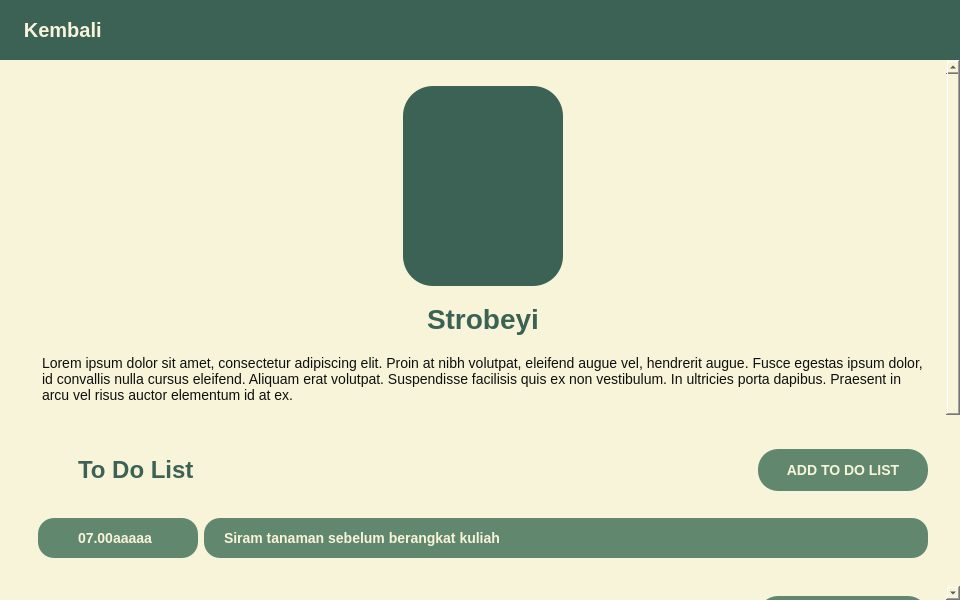
<?xml version="1.0" encoding="UTF-8"?>
<ui version="4.0">
 <class>MainWindow</class>
 <widget class="QMainWindow" name="MainWindow">
  <property name="geometry">
   <rect>
    <x>0</x>
    <y>0</y>
    <width>960</width>
    <height>600</height>
   </rect>
  </property>
  <property name="windowTitle">
   <string>MainWindow</string>
  </property>
  <property name="styleSheet">
   <string notr="true">*{
	border: none;
	background-color: transparent;
	background: transparent;
	padding: 0;
	margin: 0;
}</string>
  </property>
  <widget class="QWidget" name="centralwidget">
   <layout class="QVBoxLayout" name="verticalLayout">
    <property name="spacing">
     <number>0</number>
    </property>
    <property name="leftMargin">
     <number>0</number>
    </property>
    <property name="topMargin">
     <number>0</number>
    </property>
    <property name="rightMargin">
     <number>0</number>
    </property>
    <property name="bottomMargin">
     <number>0</number>
    </property>
    <item>
     <widget class="QFrame" name="header">
      <property name="minimumSize">
       <size>
        <width>0</width>
        <height>60</height>
       </size>
      </property>
      <property name="styleSheet">
       <string notr="true">#header {
	background-color: #3C6255;
}</string>
      </property>
      <property name="frameShape">
       <enum>QFrame::StyledPanel</enum>
      </property>
      <property name="frameShadow">
       <enum>QFrame::Raised</enum>
      </property>
      <layout class="QHBoxLayout" name="horizontalLayout">
       <item>
        <widget class="QFrame" name="frame_temp">
         <property name="frameShape">
          <enum>QFrame::StyledPanel</enum>
         </property>
         <property name="frameShadow">
          <enum>QFrame::Raised</enum>
         </property>
         <layout class="QHBoxLayout" name="horizontalLayout_3">
          <property name="topMargin">
           <number>0</number>
          </property>
          <property name="bottomMargin">
           <number>0</number>
          </property>
          <item alignment="Qt::AlignLeft">
           <widget class="QPushButton" name="btn_back">
            <property name="styleSheet">
             <string notr="true">#btn_back {
	color: #F7F4D9;
	font-size: 20px;
	font-weight: 600;
}

#btn_back:hover {
	color: #DEDBC0;
}</string>
            </property>
            <property name="text">
             <string> Kembali</string>
            </property>
            <property name="icon">
             <iconset resource="../artikel/resources.qrc">
              <normaloff>:/icons/left__arrow2.svg</normaloff>:/icons/left__arrow2.svg</iconset>
            </property>
            <property name="iconSize">
             <size>
              <width>24</width>
              <height>24</height>
             </size>
            </property>
            <property name="autoExclusive">
             <bool>false</bool>
            </property>
            <property name="flat">
             <bool>false</bool>
            </property>
           </widget>
          </item>
         </layout>
        </widget>
       </item>
       <item>
        <widget class="QFrame" name="frame_logo">
         <property name="frameShape">
          <enum>QFrame::StyledPanel</enum>
         </property>
         <property name="frameShadow">
          <enum>QFrame::Raised</enum>
         </property>
         <layout class="QHBoxLayout" name="horizontalLayout_2">
          <property name="spacing">
           <number>0</number>
          </property>
          <property name="leftMargin">
           <number>0</number>
          </property>
          <property name="topMargin">
           <number>0</number>
          </property>
          <property name="rightMargin">
           <number>0</number>
          </property>
          <property name="bottomMargin">
           <number>0</number>
          </property>
          <item>
           <widget class="QLabel" name="logo">
            <property name="minimumSize">
             <size>
              <width>0</width>
              <height>0</height>
             </size>
            </property>
            <property name="maximumSize">
             <size>
              <width>42</width>
              <height>42</height>
             </size>
            </property>
            <property name="pixmap">
             <pixmap>../artikel/logo_circle.png</pixmap>
            </property>
            <property name="scaledContents">
             <bool>true</bool>
            </property>
           </widget>
          </item>
         </layout>
        </widget>
       </item>
       <item>
        <widget class="QFrame" name="frame_temp_2">
         <property name="frameShape">
          <enum>QFrame::StyledPanel</enum>
         </property>
         <property name="frameShadow">
          <enum>QFrame::Raised</enum>
         </property>
        </widget>
       </item>
      </layout>
     </widget>
    </item>
    <item>
     <widget class="QScrollArea" name="scrollArea">
      <property name="styleSheet">
       <string notr="true">#scrollArea {
	background-color: #F7F4D9;
}

QScrollBar:vertical {
	border: none;
	width: 20px;
	margin: 5px;
	border-radius: 0px;
 }

/*  HANDLE BAR VERTICAL */
QScrollBar::handle:vertical {	
	background-color: #3C6255;
	min-height: 20px;
	border-radius: 5px;
}

QScrollBar::handle:vertical:hover{	
	background-color: #23493C;
}

/* BTN TOP - SCROLLBAR */
QScrollBar::sub-line:vertical {
	height: 0px;
}

/* BTN BOTTOM - SCROLLBAR */
QScrollBar::add-line:vertical {
	height: 0px;
}

/* RESET ARROW */
QScrollBar::up-arrow:vertical, QScrollBar::down-arrow:vertical {
	background: none;
}
QScrollBar::add-page:vertical, QScrollBar::sub-page:vertical {
	background: none;
}
</string>
      </property>
      <property name="widgetResizable">
       <bool>true</bool>
      </property>
      <widget class="QWidget" name="scrollAreaWidgetContents">
       <property name="geometry">
        <rect>
         <x>0</x>
         <y>-240</y>
         <width>940</width>
         <height>823</height>
        </rect>
       </property>
       <layout class="QVBoxLayout" name="verticalLayout_2">
        <property name="spacing">
         <number>0</number>
        </property>
        <property name="leftMargin">
         <number>0</number>
        </property>
        <property name="topMargin">
         <number>0</number>
        </property>
        <property name="rightMargin">
         <number>0</number>
        </property>
        <property name="bottomMargin">
         <number>0</number>
        </property>
        <item>
         <widget class="QFrame" name="main">
          <property name="sizePolicy">
           <sizepolicy hsizetype="Preferred" vsizetype="MinimumExpanding">
            <horstretch>0</horstretch>
            <verstretch>0</verstretch>
           </sizepolicy>
          </property>
          <property name="styleSheet">
           <string notr="true">#main {
	background-color: #F7F4D9;
}</string>
          </property>
          <property name="frameShape">
           <enum>QFrame::StyledPanel</enum>
          </property>
          <property name="frameShadow">
           <enum>QFrame::Raised</enum>
          </property>
          <layout class="QVBoxLayout" name="verticalLayout_3">
           <property name="spacing">
            <number>0</number>
           </property>
           <property name="leftMargin">
            <number>38</number>
           </property>
           <property name="topMargin">
            <number>0</number>
           </property>
           <property name="rightMargin">
            <number>18</number>
           </property>
           <property name="bottomMargin">
            <number>0</number>
           </property>
           <item>
            <widget class="QFrame" name="frame_tanaman">
             <property name="minimumSize">
              <size>
               <width>0</width>
               <height>380</height>
              </size>
             </property>
             <property name="frameShape">
              <enum>QFrame::StyledPanel</enum>
             </property>
             <property name="frameShadow">
              <enum>QFrame::Raised</enum>
             </property>
             <layout class="QVBoxLayout" name="verticalLayout_4">
              <property name="spacing">
               <number>0</number>
              </property>
              <property name="leftMargin">
               <number>0</number>
              </property>
              <property name="topMargin">
               <number>0</number>
              </property>
              <property name="rightMargin">
               <number>0</number>
              </property>
              <property name="bottomMargin">
               <number>0</number>
              </property>
              <item alignment="Qt::AlignHCenter">
               <widget class="QFrame" name="frame_img">
                <property name="maximumSize">
                 <size>
                  <width>16777215</width>
                  <height>220</height>
                 </size>
                </property>
                <property name="frameShadow">
                 <enum>QFrame::Raised</enum>
                </property>
                <layout class="QVBoxLayout" name="verticalLayout_6">
                 <property name="spacing">
                  <number>0</number>
                 </property>
                 <property name="leftMargin">
                  <number>0</number>
                 </property>
                 <property name="topMargin">
                  <number>18</number>
                 </property>
                 <property name="rightMargin">
                  <number>0</number>
                 </property>
                 <property name="bottomMargin">
                  <number>0</number>
                 </property>
                 <item>
                  <widget class="QWidget" name="widget_img" native="true">
                   <property name="minimumSize">
                    <size>
                     <width>160</width>
                     <height>200</height>
                    </size>
                   </property>
                   <property name="maximumSize">
                    <size>
                     <width>160</width>
                     <height>200</height>
                    </size>
                   </property>
                   <property name="styleSheet">
                    <string notr="true">#widget_img {
	border-radius:30px;
	background-color: #3C6255;
}</string>
                   </property>
                   <layout class="QVBoxLayout" name="verticalLayout_5">
                    <property name="spacing">
                     <number>0</number>
                    </property>
                    <property name="leftMargin">
                     <number>0</number>
                    </property>
                    <property name="topMargin">
                     <number>0</number>
                    </property>
                    <property name="rightMargin">
                     <number>0</number>
                    </property>
                    <property name="bottomMargin">
                     <number>0</number>
                    </property>
                   </layout>
                  </widget>
                 </item>
                </layout>
               </widget>
              </item>
              <item>
               <widget class="QFrame" name="frame_name">
                <property name="maximumSize">
                 <size>
                  <width>16777215</width>
                  <height>50</height>
                 </size>
                </property>
                <property name="frameShape">
                 <enum>QFrame::StyledPanel</enum>
                </property>
                <property name="frameShadow">
                 <enum>QFrame::Raised</enum>
                </property>
                <layout class="QHBoxLayout" name="horizontalLayout_5">
                 <property name="spacing">
                  <number>0</number>
                 </property>
                 <property name="leftMargin">
                  <number>0</number>
                 </property>
                 <property name="topMargin">
                  <number>0</number>
                 </property>
                 <property name="rightMargin">
                  <number>0</number>
                 </property>
                 <property name="bottomMargin">
                  <number>0</number>
                 </property>
                 <item alignment="Qt::AlignHCenter|Qt::AlignVCenter">
                  <widget class="QLabel" name="label_name">
                   <property name="styleSheet">
                    <string notr="true">#label_name {
	color: #3C6255;
	font-size: 28px;
	font-weight: 800;
}</string>
                   </property>
                   <property name="text">
                    <string>Strobeyi</string>
                   </property>
                  </widget>
                 </item>
                </layout>
               </widget>
              </item>
              <item>
               <widget class="QFrame" name="frame_text">
                <property name="maximumSize">
                 <size>
                  <width>16777215</width>
                  <height>80</height>
                 </size>
                </property>
                <property name="frameShape">
                 <enum>QFrame::StyledPanel</enum>
                </property>
                <property name="frameShadow">
                 <enum>QFrame::Raised</enum>
                </property>
                <layout class="QHBoxLayout" name="horizontalLayout_6">
                 <property name="spacing">
                  <number>0</number>
                 </property>
                 <property name="leftMargin">
                  <number>0</number>
                 </property>
                 <property name="topMargin">
                  <number>0</number>
                 </property>
                 <property name="rightMargin">
                  <number>0</number>
                 </property>
                 <property name="bottomMargin">
                  <number>0</number>
                 </property>
                 <item>
                  <widget class="QPlainTextEdit" name="text_desc_tanaman">
                   <property name="styleSheet">
                    <string notr="true">#text_desc_tanaman {
	color: #0F0F0F;
	font-size: 14px;
}</string>
                   </property>
                   <property name="readOnly">
                    <bool>true</bool>
                   </property>
                   <property name="plainText">
                    <string>Lorem ipsum dolor sit amet, consectetur adipiscing elit. Proin at nibh volutpat, eleifend augue vel, hendrerit augue. Fusce egestas ipsum dolor, id convallis nulla cursus eleifend. Aliquam erat volutpat. Suspendisse facilisis quis ex non vestibulum. In ultricies porta dapibus. Praesent in arcu vel risus auctor elementum id at ex.</string>
                   </property>
                  </widget>
                 </item>
                </layout>
               </widget>
              </item>
             </layout>
            </widget>
           </item>
           <item>
            <widget class="QFrame" name="frame_tdl">
             <property name="frameShape">
              <enum>QFrame::StyledPanel</enum>
             </property>
             <property name="frameShadow">
              <enum>QFrame::Raised</enum>
             </property>
             <layout class="QVBoxLayout" name="verticalLayout_7">
              <property name="spacing">
               <number>0</number>
              </property>
              <property name="leftMargin">
               <number>0</number>
              </property>
              <property name="topMargin">
               <number>0</number>
              </property>
              <property name="rightMargin">
               <number>0</number>
              </property>
              <property name="bottomMargin">
               <number>0</number>
              </property>
              <item>
               <widget class="QFrame" name="frame_head_tdl">
                <property name="maximumSize">
                 <size>
                  <width>16777215</width>
                  <height>60</height>
                 </size>
                </property>
                <property name="frameShape">
                 <enum>QFrame::StyledPanel</enum>
                </property>
                <property name="frameShadow">
                 <enum>QFrame::Raised</enum>
                </property>
                <layout class="QHBoxLayout" name="horizontalLayout_4">
                 <property name="spacing">
                  <number>0</number>
                 </property>
                 <property name="leftMargin">
                  <number>0</number>
                 </property>
                 <property name="topMargin">
                  <number>0</number>
                 </property>
                 <property name="rightMargin">
                  <number>0</number>
                 </property>
                 <property name="bottomMargin">
                  <number>0</number>
                 </property>
                 <item>
                  <widget class="QFrame" name="frame_head_tdl_1">
                   <property name="frameShape">
                    <enum>QFrame::StyledPanel</enum>
                   </property>
                   <property name="frameShadow">
                    <enum>QFrame::Raised</enum>
                   </property>
                   <widget class="QLabel" name="icon_tdl">
                    <property name="geometry">
                     <rect>
                      <x>0</x>
                      <y>15</y>
                      <width>30</width>
                      <height>30</height>
                     </rect>
                    </property>
                    <property name="pixmap">
                     <pixmap resource="../artikel/resources.qrc">:/test/format_list_bulleted.svg</pixmap>
                    </property>
                    <property name="scaledContents">
                     <bool>true</bool>
                    </property>
                   </widget>
                   <widget class="QLabel" name="label_tdl">
                    <property name="geometry">
                     <rect>
                      <x>40</x>
                      <y>15</y>
                      <width>120</width>
                      <height>30</height>
                     </rect>
                    </property>
                    <property name="styleSheet">
                     <string notr="true">#label_tdl {
	color: #3C6255;
	font-size: 24px;
	font-weight: 600;
}</string>
                    </property>
                    <property name="text">
                     <string>To Do List</string>
                    </property>
                   </widget>
                  </widget>
                 </item>
                 <item>
                  <widget class="QFrame" name="frame_head_tdl_2">
                   <property name="frameShape">
                    <enum>QFrame::StyledPanel</enum>
                   </property>
                   <property name="frameShadow">
                    <enum>QFrame::Raised</enum>
                   </property>
                   <layout class="QVBoxLayout" name="verticalLayout_8">
                    <property name="rightMargin">
                     <number>0</number>
                    </property>
                    <item alignment="Qt::AlignRight">
                     <widget class="QPushButton" name="btn_add_tdl">
                      <property name="minimumSize">
                       <size>
                        <width>170</width>
                        <height>0</height>
                       </size>
                      </property>
                      <property name="styleSheet">
                       <string notr="true">#btn_add_tdl{
	color: #F7F4D9;
	background-color: #61876E;
	padding: 15px;
	border-radius: 20px;
	font-size: 14px;
	font-weight: 800;
}</string>
                      </property>
                      <property name="text">
                       <string>ADD TO DO LIST</string>
                      </property>
                      <property name="icon">
                       <iconset resource="../artikel/resources.qrc">
                        <normaloff>:/test/add.svg</normaloff>:/test/add.svg</iconset>
                      </property>
                      <property name="iconSize">
                       <size>
                        <width>20</width>
                        <height>20</height>
                       </size>
                      </property>
                     </widget>
                    </item>
                   </layout>
                  </widget>
                 </item>
                </layout>
               </widget>
              </item>
              <item>
               <widget class="QFrame" name="frame_list_tdl">
                <property name="frameShape">
                 <enum>QFrame::StyledPanel</enum>
                </property>
                <property name="frameShadow">
                 <enum>QFrame::Raised</enum>
                </property>
                <layout class="QVBoxLayout" name="verticalLayout_9">
                 <property name="spacing">
                  <number>0</number>
                 </property>
                 <property name="leftMargin">
                  <number>0</number>
                 </property>
                 <property name="topMargin">
                  <number>0</number>
                 </property>
                 <property name="rightMargin">
                  <number>0</number>
                 </property>
                 <property name="bottomMargin">
                  <number>0</number>
                 </property>
                 <item>
                  <layout class="QVBoxLayout" name="verticalLayout_10">
                   <property name="spacing">
                    <number>0</number>
                   </property>
                   <property name="topMargin">
                    <number>9</number>
                   </property>
                   <property name="bottomMargin">
                    <number>0</number>
                   </property>
                   <item>
                    <widget class="QFrame" name="frame_tdl_1">
                     <property name="frameShape">
                      <enum>QFrame::StyledPanel</enum>
                     </property>
                     <property name="frameShadow">
                      <enum>QFrame::Raised</enum>
                     </property>
                     <layout class="QHBoxLayout" name="horizontalLayout_7">
                      <property name="leftMargin">
                       <number>0</number>
                      </property>
                      <property name="topMargin">
                       <number>9</number>
                      </property>
                      <property name="rightMargin">
                       <number>0</number>
                      </property>
                      <property name="bottomMargin">
                       <number>9</number>
                      </property>
                      <item>
                       <widget class="QFrame" name="frame_time_tdl_1">
                        <property name="maximumSize">
                         <size>
                          <width>160</width>
                          <height>16777215</height>
                         </size>
                        </property>
                        <property name="frameShape">
                         <enum>QFrame::StyledPanel</enum>
                        </property>
                        <property name="frameShadow">
                         <enum>QFrame::Raised</enum>
                        </property>
                        <layout class="QVBoxLayout" name="verticalLayout_11">
                         <property name="spacing">
                          <number>0</number>
                         </property>
                         <property name="leftMargin">
                          <number>0</number>
                         </property>
                         <property name="topMargin">
                          <number>0</number>
                         </property>
                         <property name="rightMargin">
                          <number>0</number>
                         </property>
                         <property name="bottomMargin">
                          <number>0</number>
                         </property>
                         <item alignment="Qt::AlignHCenter">
                          <widget class="QLabel" name="label_time_tdl_1">
                           <property name="minimumSize">
                            <size>
                             <width>160</width>
                             <height>40</height>
                            </size>
                           </property>
                           <property name="styleSheet">
                            <string notr="true">#label_time_tdl_1 {
	color: #F7F4D9;
	background-color: #61876E;
	padding: 8px 36px;
	border-radius: 16px;
	font-size: 14px;
	font-weight: 600;
}</string>
                           </property>
                           <property name="text">
                            <string>07.00aaaaa</string>
                           </property>
                          </widget>
                         </item>
                        </layout>
                       </widget>
                      </item>
                      <item>
                       <widget class="QFrame" name="frame_desc_tdl">
                        <property name="minimumSize">
                         <size>
                          <width>0</width>
                          <height>40</height>
                         </size>
                        </property>
                        <property name="styleSheet">
                         <string notr="true">#frame_desc_tdl {
	color: #F7F4D9;
	background-color: #61876E;
	padding: 0px 20px;
	border-radius: 16px;
}</string>
                        </property>
                        <property name="frameShape">
                         <enum>QFrame::StyledPanel</enum>
                        </property>
                        <property name="frameShadow">
                         <enum>QFrame::Raised</enum>
                        </property>
                        <layout class="QHBoxLayout" name="horizontalLayout_8">
                         <property name="leftMargin">
                          <number>0</number>
                         </property>
                         <property name="topMargin">
                          <number>9</number>
                         </property>
                         <property name="rightMargin">
                          <number>0</number>
                         </property>
                         <property name="bottomMargin">
                          <number>9</number>
                         </property>
                         <item alignment="Qt::AlignLeft">
                          <widget class="QLabel" name="label_desc_tdl_1">
                           <property name="styleSheet">
                            <string notr="true">#label_desc_tdl_1 {
	color: #F7F4D9;
	font-size: 14px;
	font-weight: 600;
}</string>
                           </property>
                           <property name="text">
                            <string>Siram tanaman sebelum berangkat kuliah</string>
                           </property>
                          </widget>
                         </item>
                         <item alignment="Qt::AlignRight">
                          <widget class="QPushButton" name="btn_more_1">
                           <property name="styleSheet">
                            <string notr="true"/>
                           </property>
                           <property name="text">
                            <string/>
                           </property>
                           <property name="icon">
                            <iconset resource="../artikel/resources.qrc">
                             <normaloff>:/test/more_vert.svg</normaloff>:/test/more_vert.svg</iconset>
                           </property>
                           <property name="iconSize">
                            <size>
                             <width>20</width>
                             <height>20</height>
                            </size>
                           </property>
                          </widget>
                         </item>
                        </layout>
                       </widget>
                      </item>
                     </layout>
                    </widget>
                   </item>
                   <item>
                    <spacer name="verticalSpacer">
                     <property name="orientation">
                      <enum>Qt::Vertical</enum>
                     </property>
                     <property name="sizeHint" stdset="0">
                      <size>
                       <width>0</width>
                       <height>20</height>
                      </size>
                     </property>
                    </spacer>
                   </item>
                  </layout>
                 </item>
                </layout>
               </widget>
              </item>
             </layout>
            </widget>
           </item>
           <item>
            <widget class="QFrame" name="frame_jurnal">
             <property name="frameShape">
              <enum>QFrame::StyledPanel</enum>
             </property>
             <property name="frameShadow">
              <enum>QFrame::Raised</enum>
             </property>
             <layout class="QVBoxLayout" name="verticalLayout_12">
              <property name="spacing">
               <number>0</number>
              </property>
              <property name="leftMargin">
               <number>0</number>
              </property>
              <property name="topMargin">
               <number>0</number>
              </property>
              <property name="rightMargin">
               <number>0</number>
              </property>
              <property name="bottomMargin">
               <number>36</number>
              </property>
              <item>
               <widget class="QFrame" name="frame_head_jurnal">
                <property name="maximumSize">
                 <size>
                  <width>16777215</width>
                  <height>60</height>
                 </size>
                </property>
                <property name="frameShape">
                 <enum>QFrame::StyledPanel</enum>
                </property>
                <property name="frameShadow">
                 <enum>QFrame::Raised</enum>
                </property>
                <layout class="QHBoxLayout" name="horizontalLayout_9">
                 <property name="spacing">
                  <number>0</number>
                 </property>
                 <property name="leftMargin">
                  <number>0</number>
                 </property>
                 <property name="topMargin">
                  <number>0</number>
                 </property>
                 <property name="rightMargin">
                  <number>0</number>
                 </property>
                 <property name="bottomMargin">
                  <number>0</number>
                 </property>
                 <item>
                  <widget class="QFrame" name="frame_head_jurnal_1">
                   <property name="styleSheet">
                    <string notr="true"/>
                   </property>
                   <property name="frameShape">
                    <enum>QFrame::StyledPanel</enum>
                   </property>
                   <property name="frameShadow">
                    <enum>QFrame::Raised</enum>
                   </property>
                   <widget class="QLabel" name="icon_jurnal">
                    <property name="geometry">
                     <rect>
                      <x>0</x>
                      <y>15</y>
                      <width>30</width>
                      <height>30</height>
                     </rect>
                    </property>
                    <property name="pixmap">
                     <pixmap resource="../artikel/resources.qrc">:/test/article.svg</pixmap>
                    </property>
                    <property name="scaledContents">
                     <bool>true</bool>
                    </property>
                   </widget>
                   <widget class="QLabel" name="label_jurnal">
                    <property name="geometry">
                     <rect>
                      <x>40</x>
                      <y>15</y>
                      <width>200</width>
                      <height>30</height>
                     </rect>
                    </property>
                    <property name="styleSheet">
                     <string notr="true">#label_jurnal {
	color: #3C6255;
	font-size: 24px;
	font-weight: 600;
}</string>
                    </property>
                    <property name="text">
                     <string>Jurnal Tanaman</string>
                    </property>
                   </widget>
                  </widget>
                 </item>
                 <item>
                  <widget class="QFrame" name="frame_head_jurnal_2">
                   <property name="frameShape">
                    <enum>QFrame::StyledPanel</enum>
                   </property>
                   <property name="frameShadow">
                    <enum>QFrame::Raised</enum>
                   </property>
                   <layout class="QHBoxLayout" name="horizontalLayout_10">
                    <property name="rightMargin">
                     <number>0</number>
                    </property>
                    <item alignment="Qt::AlignRight">
                     <widget class="QPushButton" name="btn_add_jurnal">
                      <property name="minimumSize">
                       <size>
                        <width>170</width>
                        <height>0</height>
                       </size>
                      </property>
                      <property name="styleSheet">
                       <string notr="true">#btn_add_jurnal {
	color: #F7F4D9;
	background-color: #61876E;
	padding: 15px;
	border-radius: 20px;
	font-size: 14px;
	font-weight: 800;
}</string>
                      </property>
                      <property name="text">
                       <string>ADD JURNAL</string>
                      </property>
                      <property name="icon">
                       <iconset resource="../artikel/resources.qrc">
                        <normaloff>:/test/add.svg</normaloff>:/test/add.svg</iconset>
                      </property>
                      <property name="iconSize">
                       <size>
                        <width>20</width>
                        <height>20</height>
                       </size>
                      </property>
                     </widget>
                    </item>
                   </layout>
                  </widget>
                 </item>
                </layout>
               </widget>
              </item>
              <item>
               <widget class="QFrame" name="frame_list_jurnal">
                <property name="frameShape">
                 <enum>QFrame::StyledPanel</enum>
                </property>
                <property name="frameShadow">
                 <enum>QFrame::Raised</enum>
                </property>
                <layout class="QVBoxLayout" name="verticalLayout_14">
                 <property name="spacing">
                  <number>0</number>
                 </property>
                 <property name="leftMargin">
                  <number>0</number>
                 </property>
                 <property name="topMargin">
                  <number>0</number>
                 </property>
                 <property name="rightMargin">
                  <number>0</number>
                 </property>
                 <property name="bottomMargin">
                  <number>0</number>
                 </property>
                 <item>
                  <layout class="QVBoxLayout" name="verticalLayout_13">
                   <property name="spacing">
                    <number>0</number>
                   </property>
                   <property name="topMargin">
                    <number>18</number>
                   </property>
                   <item>
                    <widget class="QFrame" name="frame_jurnal_1">
                     <property name="maximumSize">
                      <size>
                       <width>16777215</width>
                       <height>160</height>
                      </size>
                     </property>
                     <property name="styleSheet">
                      <string notr="true">#frame_jurnal_1 {
	color: #F7F4D9;
	background-color: #3C6255;
	border-radius: 30px;
}</string>
                     </property>
                     <property name="frameShape">
                      <enum>QFrame::StyledPanel</enum>
                     </property>
                     <property name="frameShadow">
                      <enum>QFrame::Raised</enum>
                     </property>
                     <layout class="QVBoxLayout" name="verticalLayout_15">
                      <property name="spacing">
                       <number>0</number>
                      </property>
                      <property name="leftMargin">
                       <number>0</number>
                      </property>
                      <property name="topMargin">
                       <number>0</number>
                      </property>
                      <property name="rightMargin">
                       <number>0</number>
                      </property>
                      <property name="bottomMargin">
                       <number>9</number>
                      </property>
                      <item>
                       <widget class="QFrame" name="frame_jurnal_top">
                        <property name="maximumSize">
                         <size>
                          <width>16777215</width>
                          <height>60</height>
                         </size>
                        </property>
                        <property name="frameShape">
                         <enum>QFrame::StyledPanel</enum>
                        </property>
                        <property name="frameShadow">
                         <enum>QFrame::Raised</enum>
                        </property>
                        <layout class="QHBoxLayout" name="horizontalLayout_11">
                         <property name="spacing">
                          <number>0</number>
                         </property>
                         <property name="leftMargin">
                          <number>27</number>
                         </property>
                         <property name="topMargin">
                          <number>18</number>
                         </property>
                         <property name="rightMargin">
                          <number>9</number>
                         </property>
                         <property name="bottomMargin">
                          <number>0</number>
                         </property>
                         <item>
                          <widget class="QFrame" name="frame_left">
                           <property name="frameShape">
                            <enum>QFrame::StyledPanel</enum>
                           </property>
                           <property name="frameShadow">
                            <enum>QFrame::Raised</enum>
                           </property>
                           <layout class="QHBoxLayout" name="horizontalLayout_12">
                            <property name="spacing">
                             <number>0</number>
                            </property>
                            <property name="leftMargin">
                             <number>0</number>
                            </property>
                            <property name="topMargin">
                             <number>0</number>
                            </property>
                            <property name="rightMargin">
                             <number>0</number>
                            </property>
                            <property name="bottomMargin">
                             <number>0</number>
                            </property>
                            <item>
                             <widget class="QLabel" name="label_time_jurnal_1">
                              <property name="styleSheet">
                               <string notr="true">#label_time_jurnal_1 {
	color: #F7F4D9;
	font-size: 20px;
	font-weight: 600;
}</string>
                              </property>
                              <property name="text">
                               <string>9 April 2023</string>
                              </property>
                             </widget>
                            </item>
                           </layout>
                          </widget>
                         </item>
                         <item>
                          <widget class="QFrame" name="frame_right">
                           <property name="frameShape">
                            <enum>QFrame::StyledPanel</enum>
                           </property>
                           <property name="frameShadow">
                            <enum>QFrame::Raised</enum>
                           </property>
                           <layout class="QVBoxLayout" name="verticalLayout_16">
                            <item alignment="Qt::AlignRight">
                             <widget class="QPushButton" name="btn_more_2">
                              <property name="styleSheet">
                               <string notr="true"/>
                              </property>
                              <property name="text">
                               <string/>
                              </property>
                              <property name="icon">
                               <iconset resource="../artikel/resources.qrc">
                                <normaloff>:/test/more_vert.svg</normaloff>:/test/more_vert.svg</iconset>
                              </property>
                              <property name="iconSize">
                               <size>
                                <width>20</width>
                                <height>20</height>
                               </size>
                              </property>
                             </widget>
                            </item>
                           </layout>
                          </widget>
                         </item>
                        </layout>
                       </widget>
                      </item>
                      <item>
                       <widget class="QFrame" name="frame_jurnal_bot">
                        <property name="frameShape">
                         <enum>QFrame::StyledPanel</enum>
                        </property>
                        <property name="frameShadow">
                         <enum>QFrame::Raised</enum>
                        </property>
                        <layout class="QHBoxLayout" name="horizontalLayout_13">
                         <property name="leftMargin">
                          <number>24</number>
                         </property>
                         <property name="topMargin">
                          <number>0</number>
                         </property>
                         <property name="rightMargin">
                          <number>27</number>
                         </property>
                         <property name="bottomMargin">
                          <number>0</number>
                         </property>
                         <item>
                          <widget class="QPlainTextEdit" name="text_desc_jurnal_1">
                           <property name="styleSheet">
                            <string notr="true">#text_desc_jurnal_1 {
	color: #F7F4D9;
	font-size: 14px;
}</string>
                           </property>
                           <property name="plainText">
                            <string>Hari ini aku menanam cabai di taman belakangku</string>
                           </property>
                          </widget>
                         </item>
                        </layout>
                       </widget>
                      </item>
                     </layout>
                    </widget>
                   </item>
                   <item>
                    <spacer name="verticalSpacer_2">
                     <property name="orientation">
                      <enum>Qt::Vertical</enum>
                     </property>
                     <property name="sizeHint" stdset="0">
                      <size>
                       <width>0</width>
                       <height>20</height>
                      </size>
                     </property>
                    </spacer>
                   </item>
                  </layout>
                 </item>
                </layout>
               </widget>
              </item>
             </layout>
            </widget>
           </item>
          </layout>
         </widget>
        </item>
       </layout>
      </widget>
     </widget>
    </item>
   </layout>
  </widget>
 </widget>
 <resources>
  <include location="../artikel/resources.qrc"/>
 </resources>
 <connections/>
</ui>
